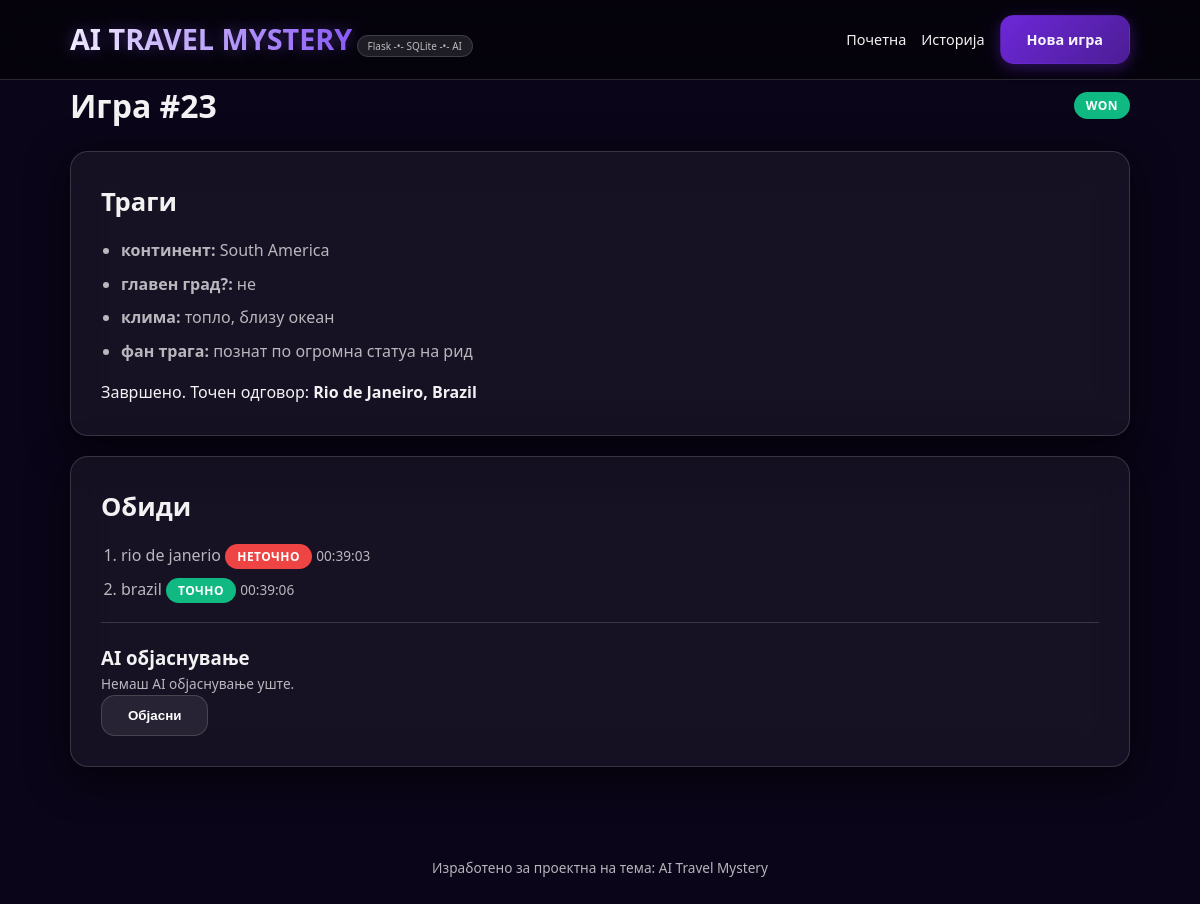
Screenshot of /games/23 with the database file from the repository.
### models.py (models this page shows)
class Game(Base):
    __tablename__ = "games"
    id = Column(Integer, primary_key=True)
    target_country = Column(String(120), nullable=False)
    target_city = Column(String(120), nullable=False)
    clues_json = Column(Text, nullable=False)
    difficulty = Column(String(20), nullable=False, default="easy")
    status = Column(String(20), nullable=False, default="active")
    ai_explanation = Column(Text, nullable=True)
    created_at = Column(DateTime, default=datetime.utcnow, nullable=False)
    guesses = relationship("Guess", back_populates="game", cascade="all, delete-orphan")

class Guess(Base):
    __tablename__ = "guesses"
    id = Column(Integer, primary_key=True)
    game_id = Column(Integer, ForeignKey("games.id"), nullable=False)
    guess_text = Column(String(120), nullable=False)
    is_correct = Column(Boolean, default=False, nullable=False)
    created_at = Column(DateTime, default=datetime.utcnow, nullable=False)
    game = relationship("Game", back_populates="guesses")

### app.py (the view)
@app.get("/games/<int:game_id>")
def game_detail(game_id: int):
    game = session.get(Game, game_id)
    if not game:
        return "Не постои игра со ова ID!", 404
    guesses = session.execute(
        select(Guess).where(Guess.game_id == game.id).order_by(Guess.created_at.asc())
    ).scalars().all()
    return render_template(
        "game_detail.html",
        game=game,
        guesses=guesses,
        clues=json.loads(game.clues_json),
    )

### templates/game_detail.html (shortened to what this page needs)
{% extends "base.html" %}
{% block content %}
<div class="row between">
  <h1>Игра #{{ game.id }}</h1>
  <span class="pill pill-{{ game.status }}">{{ game.status }}</span>
</div>
<div class="grid-2">
  <section class="card">
    <h2>Траги</h2>
    <ul class="ul">
      {% for k, v in clues.items() %}
        <li><strong>{{ k }}:</strong> {{ v }}</li>
      {% endfor %}
    </ul>
    {% if game.status == "active" %}
      <form class="form row gap" method="post" action="{{ url_for('submit_guess', game_id=game.id) }}">
        <input name="guess" placeholder="Внеси град или држава..." />
        <button class="btn btn-primary" type="submit">Провери</button>
      </form>
      <p class="muted small">Можеш да внесеш или град или држава.</p>
    {% else %}
      <div class="alert alert-success">
        Завршено. Точен одговор: <strong>{{ game.target_city }}, {{ game.target_country }}</strong>
      </div>
    {% endif %}
  </section>
  <section class="card">
    <h2>Обиди</h2>
    {% if not guesses %}
      <p class="muted">Сè уште немаш обиди.</p>
    {% else %}
      <ol class="ol">
        {% for g in guesses %}
          <li>
            {{ g.guess_text }}
            {% if g.is_correct %}
              <span class="pill pill-won">точно</span>
            {% else %}
              <span class="pill pill-lost">неточно</span>
            {% endif %}
            <span class="muted small">{{ g.created_at.strftime("%H:%M:%S") }}</span>
          </li>
        {% endfor %}
      </ol>
    {% endif %}
    <hr class="hr" />
    <h3>AI објаснување</h3>
    {% if game.ai_explanation %}
      <div class="prose">{{ game.ai_explanation }}</div>
    {% else %}
      <p class="muted small">Немаш AI објаснување уште.</p>
    {% endif %}
    <form method="post" action="{{ url_for('ai_action') }}">
      <button class="btn" type="submit">Објасни</button>
    </form>
  </section>
</div>
{% endblock %}

### static/css/style.css (style rules this page uses)
:root { --bg-dark: #0a0518; --accent-purple: #8b5cf6; --accent-pink: #ff50be; --glass: rgba(255, 255, 255, 0.05); --glass-border: rgba(255, 255, 255, 0.15); --text-white: rgba(255, 255, 255, 0.95); --text-muted: rgba(255, 255, 255, 0.7); --radius: 18px; }
* { box-sizing: border-box; margin: 0; padding: 0; }
body { font-family: 'Segoe UI', Roboto, Helvetica, Arial, sans-serif; background: var(--bg-dark) url("../images/slika1.jpg.png") no-repeat center center fixed; background-size: cover; color: var(--text-white); min-height: 100vh; line-height: 1.6; }
.btn { padding: 12px 26px; border-radius: 14px; font-weight: 700; cursor: pointer; transition: all 0.2s ease; text-decoration: none; display: inline-block; border: 1px solid transparent; text-align: center; }
.btn:not(.btn-primary) { background: rgba(255, 255, 255, 0.08); color: white; border: 1px solid var(--glass-border); }
.card { background: var(--glass); backdrop-filter: blur(20px); border: 1px solid var(--glass-border); border-radius: var(--radius); padding: 30px; margin-top: 20px; box-shadow: 0 10px 40px rgba(0,0,0,0.6); }
.card h2 { margin-bottom: 15px; font-size: 1.6rem; }
.ol, .ul { padding-left: 20px; margin-bottom: 15px; }
.ol li, .ul li { margin-bottom: 8px; color: var(--text-muted); }
.between { display: flex; justify-content: space-between; align-items: center; }
.pill { padding: 4px 12px; border-radius: 20px; font-size: 0.75rem; text-transform: uppercase; font-weight: 900; letter-spacing: 0.5px; }
.pill-won, .pill-completed { background: #10b981; color: #fff; }
.pill-lost { background: #ef4444; color: #fff; }
.muted { color: var(--text-muted); }
.small { font-size: 0.85rem; }
.hr { border: 0; border-top: 1px solid var(--glass-border); margin: 20px 0; }

### rows the page displays
Game: id "23", status "WON", target_city "Rio de Janeiro", target_country "Brazil"
Guess: guess_text "rio de janerio", is_correct "НЕТОЧНО", created_at "00:39:03"
Guess: guess_text "brazil", is_correct "ТОЧНО", created_at "00:39:06"

### other values shown
{{ k }} "континент" "главен град?" "клима" "фан трага"
{{ v }} "South America" "не" "топло, близу океан" "познат по огромна статуа на рид"
